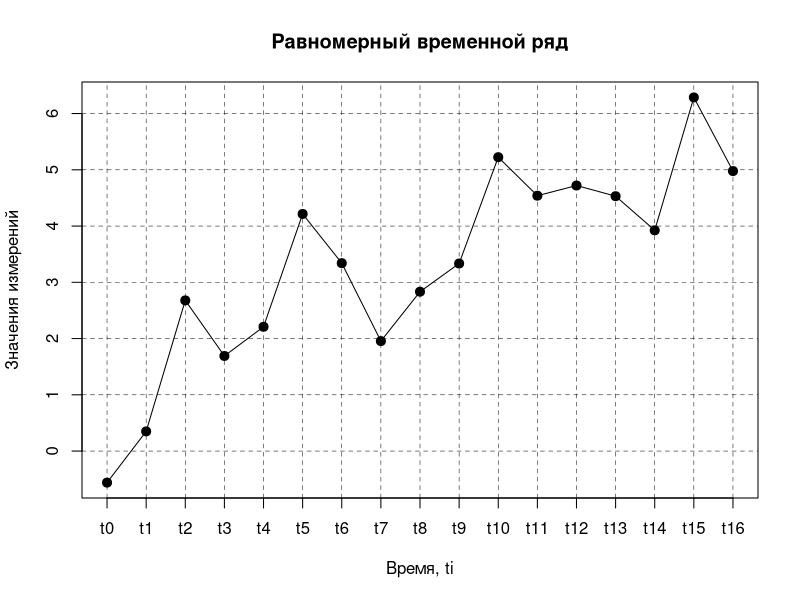

Reproduce this figure in R.
## ---- chunk 1
knitr::opts_chunk$set(echo = TRUE)
## ---- chunk 2
set.seed(123)
PTS <- data.frame(time = 0:16, data = rnorm(17, 0, 1) + 0.6 * (0:16) - 0.02 * (0:16)^2)

plot(PTS, xaxt = "n", type = "o", pch = 19, cex = I(1.2),
     main = "Равномерный временной ряд",
     xlab = "Время, ti",
     ylab = "Значения измерений")
axis(1, at = 0:16, labels = paste0("t", 0:16))
abline(h = seq(-2, 8, 1), col = "grey2", lwd = I(0.5), lty = 2)
abline(v = seq(0, 16, 1), col = "grey2", lwd = I(0.5), lty = 2)
